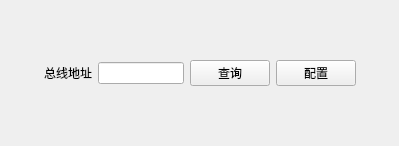
<?xml version="1.0" encoding="UTF-8"?>
<ui version="4.0">
 <class>BusAddrConfigDlg</class>
 <widget class="QWidget" name="BusAddrConfigDlg">
  <property name="geometry">
   <rect>
    <x>0</x>
    <y>0</y>
    <width>399</width>
    <height>146</height>
   </rect>
  </property>
  <property name="windowTitle">
   <string>Form</string>
  </property>
  <layout class="QHBoxLayout" name="horizontalLayout_3">
   <item>
    <spacer name="horizontalSpacer_2">
     <property name="orientation">
      <enum>Qt::Horizontal</enum>
     </property>
     <property name="sizeHint" stdset="0">
      <size>
       <width>56</width>
       <height>20</height>
      </size>
     </property>
    </spacer>
   </item>
   <item>
    <layout class="QVBoxLayout" name="verticalLayout">
     <item>
      <spacer name="verticalSpacer">
       <property name="orientation">
        <enum>Qt::Vertical</enum>
       </property>
       <property name="sizeHint" stdset="0">
        <size>
         <width>20</width>
         <height>49</height>
        </size>
       </property>
      </spacer>
     </item>
     <item>
      <layout class="QHBoxLayout" name="horizontalLayout">
       <item>
        <widget class="QLabel" name="label">
         <property name="text">
          <string>总线地址</string>
         </property>
        </widget>
       </item>
       <item>
        <widget class="QLineEdit" name="lineEdit">
         <property name="inputMask">
          <string>HH; </string>
         </property>
         <property name="text">
          <string/>
         </property>
        </widget>
       </item>
       <item>
        <widget class="QPushButton" name="pushButton">
         <property name="text">
          <string>查询</string>
         </property>
        </widget>
       </item>
       <item>
        <widget class="QPushButton" name="pushButton_2">
         <property name="text">
          <string>配置</string>
         </property>
        </widget>
       </item>
      </layout>
     </item>
     <item>
      <spacer name="verticalSpacer_2">
       <property name="orientation">
        <enum>Qt::Vertical</enum>
       </property>
       <property name="sizeHint" stdset="0">
        <size>
         <width>20</width>
         <height>48</height>
        </size>
       </property>
      </spacer>
     </item>
     <item>
      <layout class="QHBoxLayout" name="horizontalLayout_2"/>
     </item>
    </layout>
   </item>
   <item>
    <spacer name="horizontalSpacer_3">
     <property name="orientation">
      <enum>Qt::Horizontal</enum>
     </property>
     <property name="sizeHint" stdset="0">
      <size>
       <width>55</width>
       <height>20</height>
      </size>
     </property>
    </spacer>
   </item>
  </layout>
 </widget>
 <resources/>
 <connections/>
</ui>
